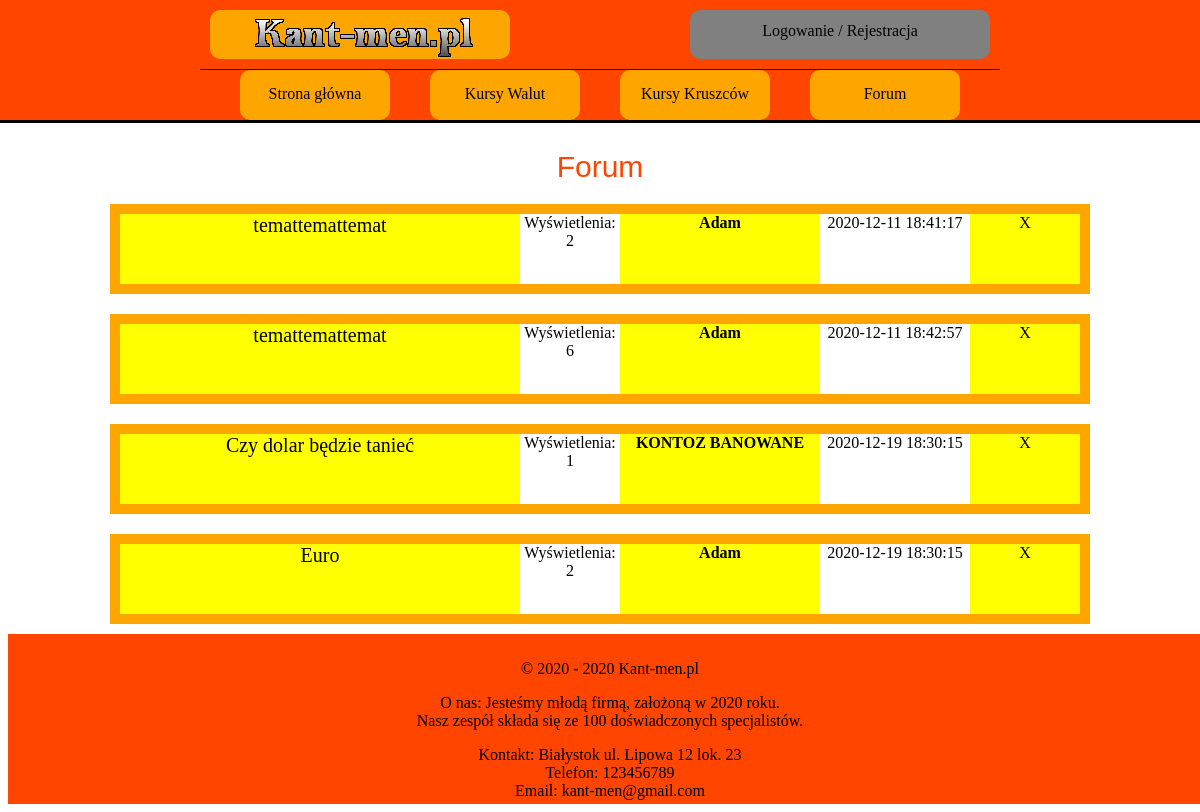
/forum.php, run on the app's committed database.
### tables this page shows
CREATE TABLE `watek` (
  `ID_WATEK` int(10) NOT NULL,
  `ID_USER` int(10) NOT NULL,
  `TEMAT` varchar(100) NOT NULL,
  `DATA` timestamp NOT NULL DEFAULT current_timestamp(),
  `TRESC_WATKU` longtext NOT NULL,
  `LICZBA_KOMENTARZY` int(10) NOT NULL DEFAULT 0,
  `ILOSC_ODWIEDZIN` int(10) NOT NULL DEFAULT 0,
  `OCENA` int(10) NOT NULL DEFAULT 0,
  `STATUS` varchar(20) NOT NULL DEFAULT 'UKRYTE'
);

CREATE TABLE `user` (
  `ID_USER` int(10) NOT NULL,
  `LOGIN` varchar(20) NOT NULL,
  `HASLO` char(255) NOT NULL,
  `IMIE` varchar(50) NOT NULL,
  `NAZWISKO` varchar(50) NOT NULL,
  `EMAIL` varchar(50) NOT NULL,
  `WIEK` int(10) NOT NULL,
  `MIASTO` varchar(50) NOT NULL,
  `KRAJ` varchar(50) NOT NULL,
  `OPIS_PROFILU` text DEFAULT NULL,
  `ZDJECIE` varchar(255) DEFAULT NULL,
  `STW_WATKI` int(10) NOT NULL DEFAULT 0,
  `LICZ_KOMENTARZY` int(10) NOT NULL DEFAULT 0,
  `UPRAWNIENIA` varchar(10) NOT NULL DEFAULT 'USER'
);

### forum.php (the view, shortened to what this page needs)
<!DOCTYPE HTML>
<html>
    <head>
        <link href="CSS/styleGlowne.css" rel="stylesheet" type="text/css">
        <link href="CSS/styleForum.css" rel="stylesheet" type="text/css">
    </head>
    <body>
    <?php
    include_once('rysowanieMenu.php');
    ?>
        <main>
            <section>
                <div class="pas-tytulowy">
                    Forum
                </div>
                <?php
                    require_once "polaczeniezMySQL.php";
                    $polaczenie = @new mysqli($host,$db_user,$db_password,$db_name);
                    if($polaczenie->connect_errno!=0)
                    {
                        echo "Error: ".$polaczenie->connect_errno;
                    }
                    else
                    {
                        $rezultat = $polaczenie->query("SELECT * FROM watek");
                        if(!$rezultat)
                        {
                        throw new Exception($polaczenie->error);
                        }
                        else
                        {
                        while($row = mysqli_fetch_array($rezultat))
                        {
                ?>
                <article class="artykul">
                    <div class="glowny-kontener-artykulu">
                        <div class="tytul-watku">
                            <?php echo '<a href="watek.php?id='.$row['ID_WATEK'].'">'.$row['TEMAT'].'</a>'; ?>
                        </div>
                        <div class="ilosc-odwiedzin">
                            <?php echo "Wyświetlenia:</br>";
                            echo $row['ILOSC_ODWIEDZIN']; ?>
                        </div>
                        <div class="autor">
                            <?php
                                $row_autor = mysqli_fetch_array($wyciagniecie_nicku_autora = $polaczenie->query("SELECT * FROM user WHERE ID_USER=".$row['ID_USER']));
                                echo '<a href="profilowe.php?user='.$row['ID_USER'].'"><k style=" font-weight: 700;">'.$row_autor['LOGIN'].'</k></a>';
                            ?>
                        </div>
                        <div class="czas-wstawienia">
                            <?php echo $row['DATA']; ?>
                        </div>
                        <div class="admin-mini-panel">
                            X
                        </div>
                    </div>
                </article>
                <?php
                    }
                    }
                    }
                ?>
            </section>
        </main>
    <?php
    include_once('rysowanieStopki.php');
    ?>
    </body>
</html>

### CSS/styleGlowne.css (style rules this page uses)
body { background-color: white; justify-content: center; align-items: center; }
main { background-color: white; margin-left: auto; margin-right: auto; width: 1000px; height: auto; margin-top: 130px; align-items: center; }
a { text-decoration: none; color: inherit; }

### CSS/styleForum.css (style rules this page uses)
article { background-color: green; height: 100%; }
.pas-tytulowy { position: relative; background-color: white; color: orangered; width: auto; margin: 10px; padding: 10px; text-align: center; font-family: Impact,Arial,sans-serif; font-size: 30px; top: 10px; }
.artykul { background-color: orange; margin: 20px 10px 10px 10px; padding: 10px 10px 10px 10px; text-align: center; display: flex; }
.glowny-kontener-artykulu { height: 70px; background-color: #99b240; width: 100%; }
.tytul-watku { background-color: yellow; font-size: 20px; height: 70px; width: 400px; float: left; }
.ilosc-odwiedzin { width: 100px; height: 70px; background-color: white; float: left; }
.autor { width: 200px; height: 70px; background-color: yellow; float: left; }
.czas-wstawienia { width: 150px; height: 70px; background-color: white; float: left; }
.admin-mini-panel { width: 110px; height: 70px; background-color: yellow; float: left; }

### data on the page
watek: TEMAT "temattemattemat", ILOSC_ODWIEDZIN "2", ID_USER.LOGIN "Adam", DATA "2020-12-11 18:41:17"
watek: TEMAT "temattemattemat", ILOSC_ODWIEDZIN "6", ID_USER.LOGIN "Adam", DATA "2020-12-11 18:42:57"
watek: TEMAT "Czy dolar będzie tanieć", ILOSC_ODWIEDZIN "1", ID_USER.LOGIN "KONTOZ BANOWANE", DATA "2020-12-19 18:30:15"
watek: TEMAT "Euro", ILOSC_ODWIEDZIN "2", ID_USER.LOGIN "Adam", DATA "2020-12-19 18:30:15"
